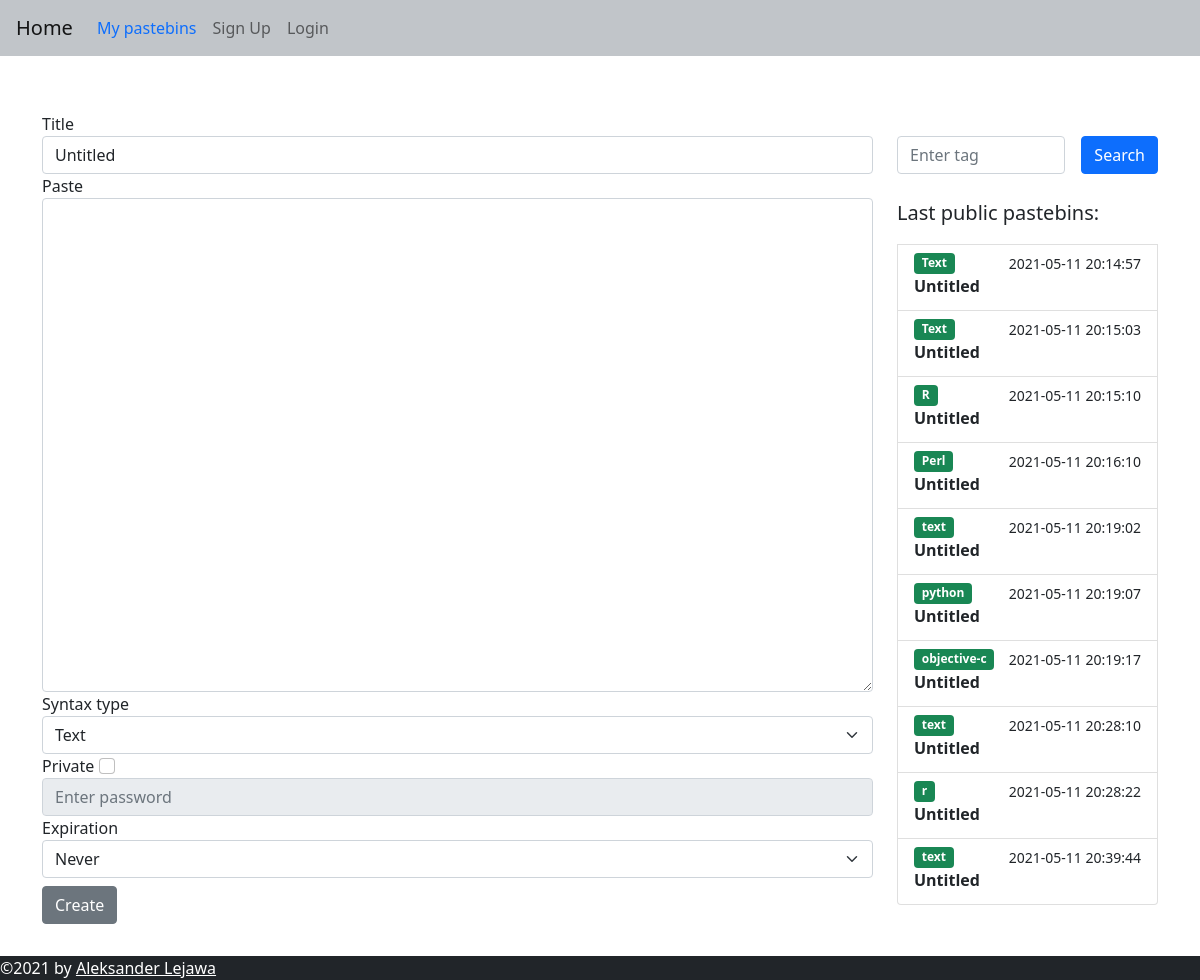
The page / on the database its author committed.
### web/models.py (models this page shows, shortened)
class Pastebin(db.Model):
    id = db.Column(db.Integer, primary_key=True)
    title = db.Column(db.String(100), default="Untitled")
    content = db.Column(db.String(60000))
    syntax = db.Column(db.String(50))
    user_id = db.Column(db.Integer, db.ForeignKey("user.id"))
    date = db.Column(db.DateTime(timezone=True))
    expire_date = db.Column(db.DateTime(timezone=True))
    password = db.Column(db.String(150))
    link = db.Column(db.String(150), unique=True)
    def is_expired(self):
        if self.expire_date:
            if datetime.utcnow() > self.expire_date:
                db.session.delete(self)
                db.session.commit()
                return True
            return False
        else:
            return False

### web/pastebin/routes.py (the view, shortened to what this page needs)
@bp.route("/", methods=["GET", "POST"])
def home():
   form = CreatePastebinForm()
   print(form.syntax.data)
   return render_template("home.html", user=current_user, form=form, public_pastebins=get_public_pastebins())

### web/pastebin/forms.py
class CreatePastebinForm(FlaskForm):
    types = [
        "Text","Bash", "C", "C#", "C++", "CSS", "GO", "HTML", "HTTP", "INI",
        "Java", "JavaScript", "JSON", "Kotlin", "LUA", "Markdown", "Objective-C",
        "Perl", "PHP", "Python", "R", "Ruby", "Rust", "SQL", "TypeScript"
    ]
    dates = [
        "Never",
        "1 Minute",
        "15 Minutes",
        "1 Hour",
        "1 Day",
        "1 Week",
        "1 Month",
        "1 Year"
    ]
    title = StringField("Title", default="Untitled", validators=[Length(max=100, message="Title needs to be at least %(min)d characters long and can't exceed %(max)d characters.")])
    content = TextAreaField("Paste", validators=[DataRequired(), Length(max=60000, message="Pastebin can't be longer than %(max)d characters.")])
    syntax = SelectField("Syntax type", choices=types, validators=[DataRequired()])
    private = BooleanField("Private")
    password = StringField()
    expire = SelectField("Expiration", choices=dates, validators=[DataRequired()])
    submit = SubmitField("Create")

### web/pastebin/routes.py (called while the page is built)
def get_public_pastebins():
   pastebins = Pastebin.query.filter_by(password=None).all()[-10:]
   for pastebin in pastebins:
      pastebin.is_expired()
   return pastebins

### web/templates/home.html (shortened to what this page needs)
{% extends "base.html" %}
{% block content%}
<div class="row">
  <div class="col-9">
    <form method="POST">
      <div class="form-group mt-5">
        {{ form.title.label}}
        {{ form.title(class_="form-control")}}
      </div>
      {{ form.content.label }}
      {{ form.content(class_="form-control", cols="35", rows="20") }}
      {{ form.syntax.label}}
      {{ form.syntax(class_="form-select")}}
      {{ form.private.label }}
      {{ form.private(class_="form-check-input") }}
      {{ form.password(class_="form-control", disabled="", placeholder="Enter password") }}
      {{ form.expire.label }}
      {{ form.expire(class_="form-select")}}
      {{ form.submit(class_="btn btn-secondary mt-2 mb-2") }}
    </form>
  </div>
  <div class="col mt-5">
    <form class="d-flex mt-4">
      <input class="form-control me-3" type="search" id="search_input" placeholder="Enter tag">
      <button class="btn btn-primary" type="button" id="search_button">Search</button>
    </form>
    <div class="list-group mt-4">
      <p class="lead">Last public pastebins:</p>
      {% for pastebin in public_pastebins %}
      <a href="{{pastebin.link}}" class="list-group-item list-group-item-action">
        <div class="d-flex w-100 justify-content-between">
          <span class="badge bg-success">{{ pastebin.syntax }}</span>
          <small>{{ pastebin.date.replace(microsecond=0) }}</small>
        </div>
        <p class="mb-1"><b>{{ pastebin.title if pastebin.title|length < 10 else pastebin.title[:10] + "..."}}</b></p>
      </a>
      {% endfor %}
    </div>
  </div>
</div>
{% endblock %}

### web/static/css/style.css (style rules this page uses)
#content { height:100%; }

### rows shown on the page
Pastebin: syntax "Text", date.replace "2021-05-11 20:14:57", title "Untitled"
Pastebin: syntax "Text", date.replace "2021-05-11 20:15:03", title "Untitled"
Pastebin: syntax "R", date.replace "2021-05-11 20:15:10", title "Untitled"
Pastebin: syntax "Perl", date.replace "2021-05-11 20:16:10", title "Untitled"
Pastebin: syntax "text", date.replace "2021-05-11 20:19:02", title "Untitled"
Pastebin: syntax "python", date.replace "2021-05-11 20:19:07", title "Untitled"
Pastebin: syntax "objective-c", date.replace "2021-05-11 20:19:17", title "Untitled"
Pastebin: syntax "text", date.replace "2021-05-11 20:28:10", title "Untitled"
Pastebin: syntax "r", date.replace "2021-05-11 20:28:22", title "Untitled"
Pastebin: syntax "text", date.replace "2021-05-11 20:39:44", title "Untitled"
